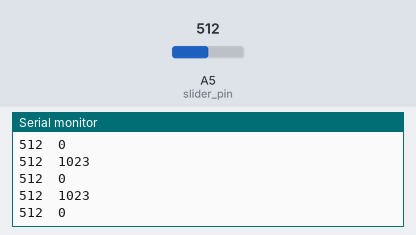
Bench run of a sketch on a simulated Arduino Uno, built with avr-gcc and run on an emulated ATmega328P. Parts: the last lines printed to the serial monitor. Inputs (shaded band) come from the test bench; at power-on: A5 (slider_pin) = 512.

Above: at 1.2 s.
1.3 s: A5 (slider_pin) set to 983
At 2.0 s:
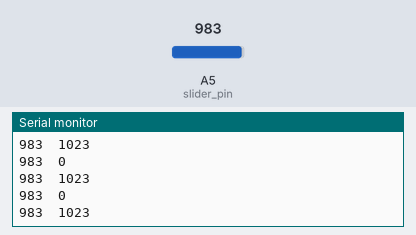
2.8 s: A5 (slider_pin) set to 1009
At 3.5 s:
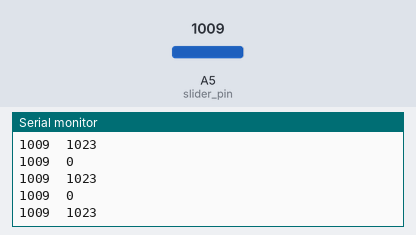
Timing chart, 0 to 5.8 s (numbered marks = the images above; inputs shaded):
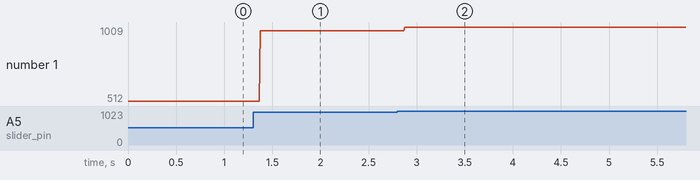

The sketch:

simple_read.ino
```cpp
int slider_pin = 5;
int slider_val = 0;
int count = 0;
void setup() {
  pinMode(slider_pin, INPUT);
  Serial.begin(9600);
}

void loop() {
  slider_val = analogRead(slider_pin);
  Serial.print(slider_val);
  Serial.print("\t");
  int zig = (count % 2 == 0) * 1023;
  Serial.print(zig);

  Serial.println();
  count++;
}
```

Measured:
- after the input at 1.3 s, the serial monitor: prints a new line after 0.07 s (image 1)
- after the input at 2.8 s, the serial monitor: prints a new line after 0.08 s (image 2)
- plotted number 1: 512 → 983 after the input at 1.3 s, 983 → 1009 after the input at 2.8 s
